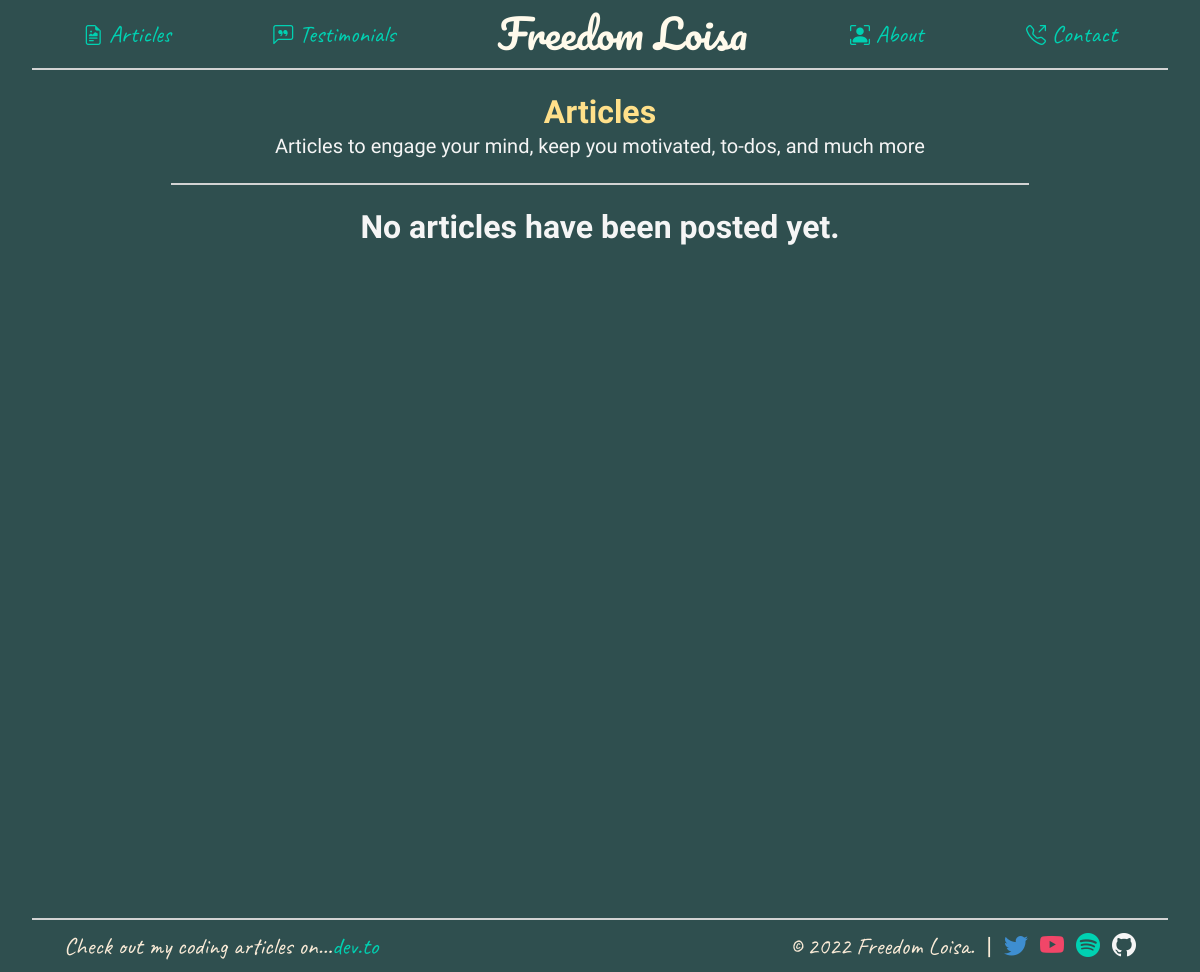
The page /all-articles/ on the database as committed earlier.
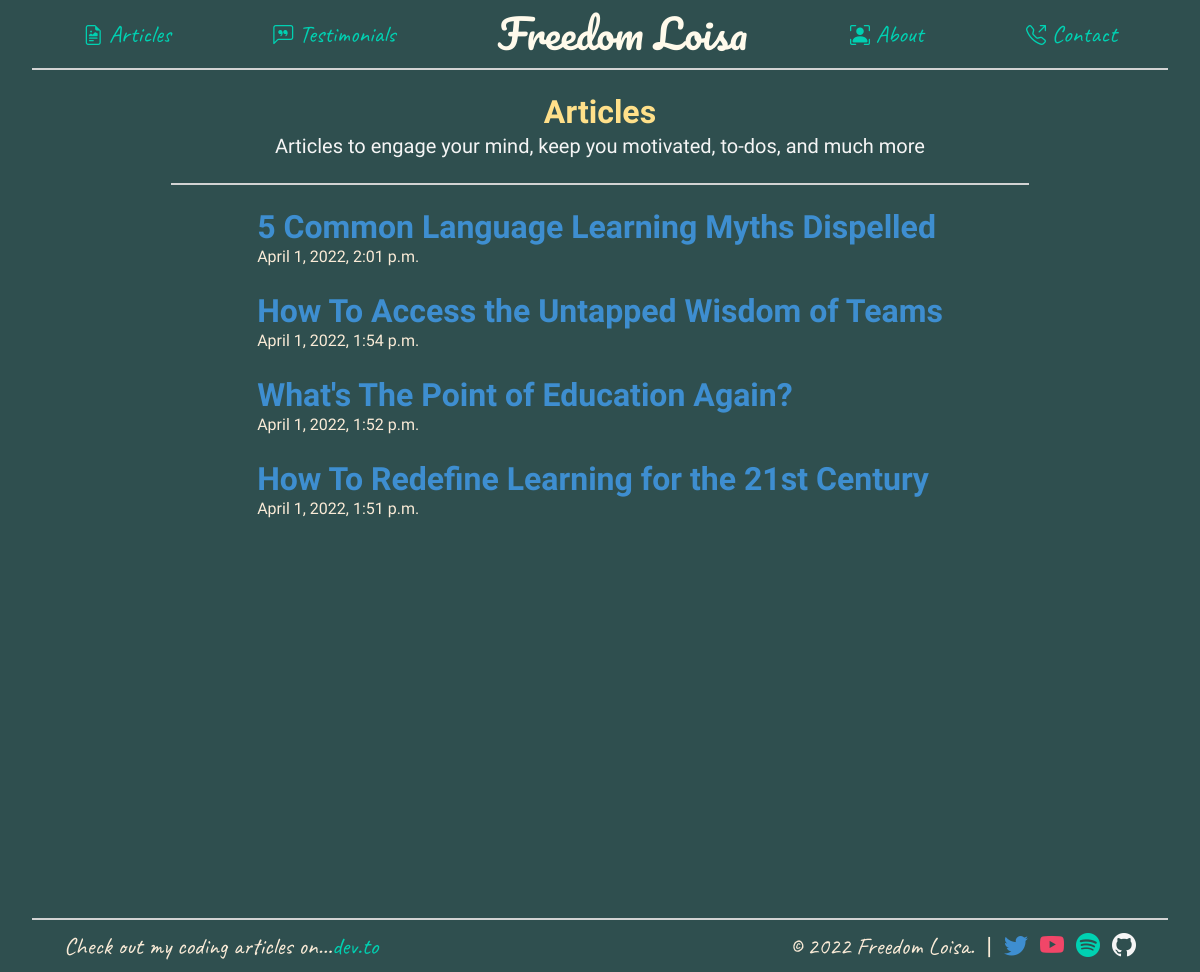
The same page on the database as committed later.
### core/models.py (models this page shows, shortened)
class Article(models.Model):
    STATUS = (
        (0, 'Draft'),
        (1, 'Published')
    )
    title = models.CharField(max_length = 225, unique = True)
    slug = models.SlugField(max_length = 225, unique = True)
    thumbnail = CloudinaryField('thumbnail')
    meta_description = models.CharField(max_length = 225, blank = True)
    content = RichTextField()
    status = models.IntegerField(choices = STATUS, default = 0)
    tags = models.ManyToManyField(Tag, blank = True)
    date_created = models.DateTimeField(auto_now_add = True)
    date_published = models.DateTimeField(blank=True, null=True)
    date_modified = models.DateTimeField(auto_now = True)
    class Meta:
        ordering = ['-date_published']

### core/views.py (the view)
# urls.py: path('all-articles/', views.articles, name='all_articles'),
def articles(request):
    all_articles = Article.objects.filter(status=1)
    context = {
        'articles': all_articles,
    }
    return render(request, 'core/all_articles.html', context)

### core/templates/core/all_articles.html (shortened to what this page needs)
{% extends 'base.html' %}
{% load static %}
{% block body %}
<div class="parent container is-fluid">
  <div class="articles-container">
    <div class="article-intro has-text-centered">
      <p class="title has-text-warning">Articles</p>
      <p class="subtitle has-text-light is-size-5">
        Articles to engage your mind, keep you motivated, to-dos, and much more
      </p>
    </div>
    <hr class="divider-separator" />
    <div class="all-articles">
      {% if articles %}
      {% for article in articles %}
      <a
        href="{% url 'this_article' article.slug %}"
        class="title has-text-info is-size-3"
      >
        {{ article.title }}
      </a>
      <p class="has-text-gray">{{ article.date_published }}</p>
      <br />
      {% endfor %}
      {% else %}
      <p class="title has-text-light has-text-centered">
        No articles have been posted yet.
      </p>
      {% endif %}
    </div>
  </div>
</div>
{% endblock %}

### templates/base.html (shortened to what this page needs)
{% load static %}
<!DOCTYPE html>
<html lang="en">
  <head>
    <link
      rel="stylesheet"
      href="https://cdn.jsdelivr.net/npm/bootstrap-icons@1.8.0/font/bootstrap-icons.css"
    />
    <link
      rel="stylesheet"
      href="https://cdnjs.cloudflare.com/ajax/libs/animate.css/4.1.1/animate.min.css"
    />
    <link rel="stylesheet" href="{% static 'css/styles.css' %}" />
  </head>
  <body>
    <div class="container is-fluid nav-body">
      <nav class="level">
        <div class="level-item has-text-centered">
          <a href="{% url 'all_articles' %}" class="nav-links has-text-primary"
            ><i class="bi bi-file-earmark-richtext is-size-5"></i> Articles</a
          >
        </div>
        <div class="level-item has-text-centered">
          <a href="{% url 'testimonials' %}" class="nav-links has-text-primary"
            ><i class="bi bi-chat-left-quote is-size-5"></i> Testimonials</a
          >
        </div>
        <div class="level-item navbar-brand has-text-centered">
          <a
            href="{% url 'home' %}"
            class="logo subtitle is-size-2 has-text-warning-light"
            >Freedom Loisa</a
          >
        </div>
        <div class="level-item has-text-centered">
          <a
            href="{% url 'about_me' %}"
            class="nav-links has-text-primary is-align-self-center"
            ><i class="bi bi-person-bounding-box is-size-5"></i> About</a
          >
        </div>
        <div class="level-item has-text-centered">
          <a href="{% url 'contact' %}" class="nav-links has-text-primary"
            ><i class="bi bi-telephone-outbound is-size-5"></i> Contact</a
          >
        </div>
      </nav>
    </div>
    <div class="container is-fluid">
      <hr class="divider-top" />
    </div>
    <div class="main-body container is-fluid">
      {% block body %}{% endblock %}
    </div>
    <div class="container is-fluid">
      <hr class="divider-bottom" />
    </div>
    <div class="footer-body container is-fluid">
      <div class="level container is-fluid">
        <div class="level-left">
          <p class="level-item">
            Check out my coding articles on...
            <a
              href="https://dev.to/loisakitakaya"
              class="links has-text-primary"
              >dev.to</a
            >
          </p>
        </div>
        <div class="level-right">
          <p class="level-item has-text-centered">&#169; 2022 Freedom Loisa.</p>
          <p class="level-item has-text-centered normal-font">|</p>
          <a href="#" class="level-item has-text-centered has-text-info"
            ><i class="bi bi-twitter"></i
          ></a>
          <a href="#" class="level-item has-text-centered has-text-danger"
            ><i class="bi bi-youtube"></i
          ></a>
          <a href="#" class="level-item has-text-centered has-text-primary"
            ><i class="bi bi-spotify"></i
          ></a>
          <a
            href="https://github.com/LoisaKitakaya"
            class="level-item has-text-centered has-text-light"
            ><i class="bi bi-github"></i
          ></a>
        </div>
      </div>
    </div>
  </body>
</html>

### static/css/styles.css (style rules this page uses)
body, html { font-family: "Arima Madurai", cursive !important; background-color: darkslategrey !important; color: antiquewhite !important; scroll-behavior: smooth !important; }
.logo { font-family: "Pacifico", cursive !important; }
.nav-body, .footer-body { padding-top: 0.5rem !important; padding-bottom: 0.5rem !important; }
.main-body { min-height: 100vh !important; }
.nav-links, .footer-body { font-family: "Caveat", cursive !important; font-size: x-large !important; }
.divider-top { padding-top: 0 !important; margin-top: 0 !important; background-color: lightgray !important; }
.divider-bottom { padding-bottom: 0 !important; margin-bottom: 0 !important; background-color: lightgray !important; }
.normal-font { font-family: "Arima Madurai", cursive !important; }
.divider-separator { background-color: lightgray !important; }
.this-article-container, .articles-container, .testimonials-container { width: 80% !important; margin: auto !important; }
.all-articles { width: fit-content; margin: auto; }

Rows that differ between the two databases and show on the page:
added Article: title "5 Common Language Learning Myths Dispelled", date_published "April 1, 2022, 2:01 p.m."
added Article: title "How To Access the Untapped Wisdom of Teams", date_published "April 1, 2022, 1:54 p.m."
added Article: title "What's The Point of Education Again?", date_published "April 1, 2022, 1:52 p.m."
added Article: title "How To Redefine Learning for the 21st Century", date_published "April 1, 2022, 1:51 p.m."
Other text that changed with them:
text no longer shown: "No articles have been posted yet."
